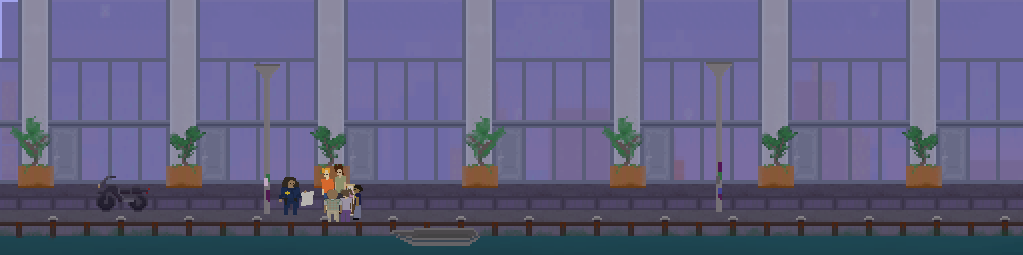

The image is a tile-based game level rendered from a .tmx file. Its description and source (layers, tilesets, objects; grid data summarised) follow:
An orthogonal 341x85 tile map with 3x3 px tiles, 2 tile layers (Tile Layer 1, solids).

<map version="1.10" tiledversion="1.10.2" orientation="orthogonal" renderorder="right-down" width="341" height="85" tilewidth="3" tileheight="3" infinite="0" nextlayerid="3" nextobjectid="1">
 <tileset firstgid="1" name="level4" tilewidth="3" tileheight="3" tilecount="28985" columns="341">
  <image source="level4.png" width="1024" height="256" />
 </tileset>
 <layer id="1" name="Tile Layer 1" width="341" height="85">
  <data>[28985 cells, 28985 non-empty, 28985 distinct tile ids]</data>
 </layer>
 <layer id="2" name="solids" width="341" height="85">
  <properties>
   <property name="solid" type="bool" value="true" />
  </properties>
  <data>[28985 cells, 4758 non-empty, 4758 distinct tile ids]</data>
 </layer>
</map>